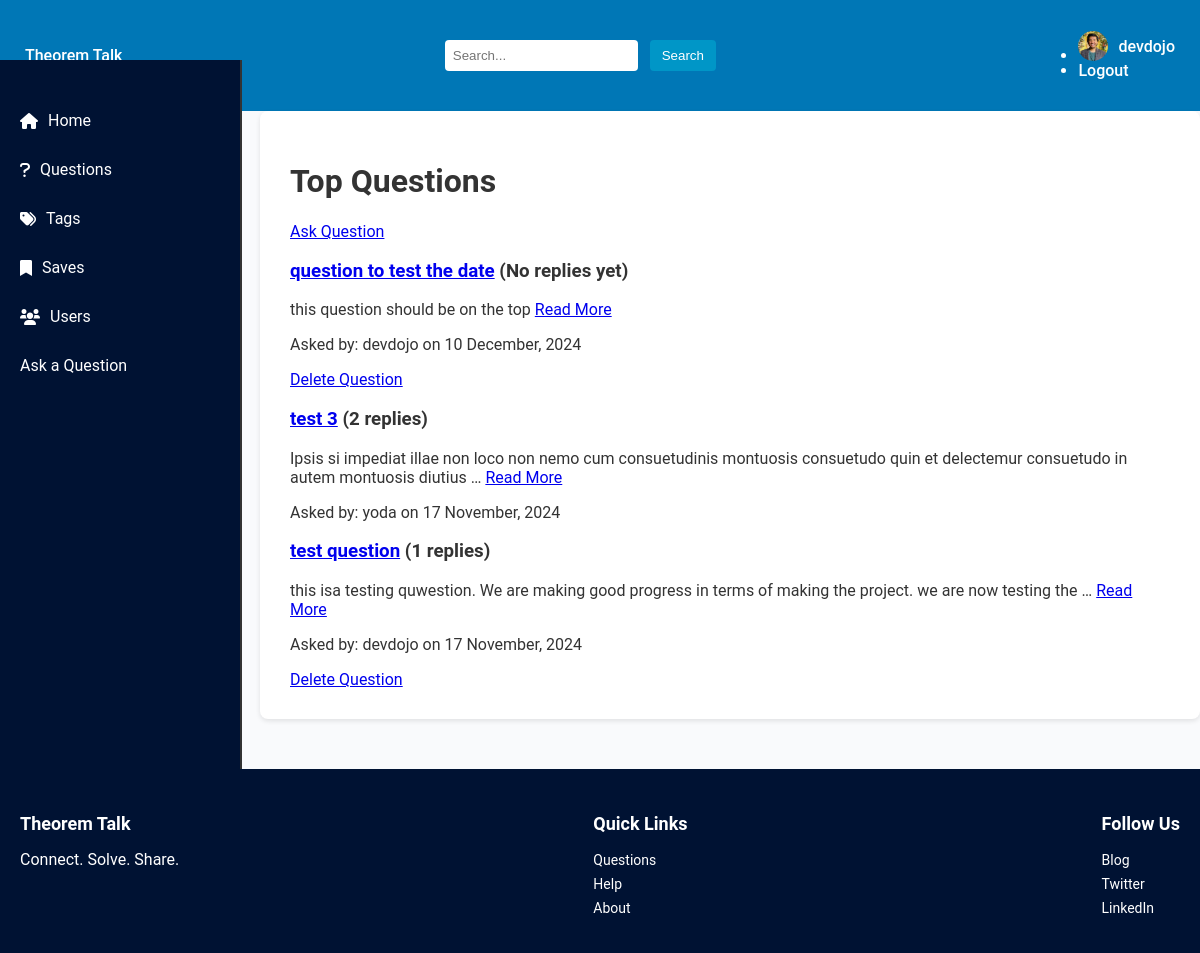
Screenshot of /questions/ (signed in) with the database file from the repository.
### user/models.py (models this page shows, shortened)
class Profile(models.Model):
  user = models.OneToOneField(User, on_delete=models.CASCADE)
  bio = models.CharField(max_length=1000, default="")
  email = models.EmailField(default="")
  image = models.ImageField(default="profile_pic/default.jpg", upload_to="profile_pic")

### base/models.py (models this page shows, shortened)
class Question(models.Model):
  user = models.ForeignKey(User, on_delete=models.CASCADE)
  title = models.CharField(max_length=1000)
  content = models.TextField(null=True, blank=True)
  date_created = models.DateTimeField(default=timezone.now)
  class Meta:
    ordering = ['-date_created']

### base/views.py (the view)
# urls.py: path('questions/', views.QuestionListView.as_view(), name="question_list"),
class QuestionListView(ListView):
    model = Question
    template_name = 'template/base/question_list.html'
    context_object_name = 'questions'
    def get_queryset(self):
        return Question.objects.annotate(num_replies=Count('replies')).order_by('-date_created')

### base/templates/base/question_list.html
{% extends 'base.html' %}
{% block content %}
<div class="container">
  <h1>Top Questions</h1>
  {% if user.is_authenticated %}
    <a href="{% url 'base:question_create' %}" class="btn">Ask Question</a>
  {% else %}
    <a href="{% url 'login' %}" class="btn">Log In to Ask</a>
  {% endif %}
  <div class="list-question">
    {% for question in questions %}
      <div class="question-item">
        <h3>
          <a href="{% url 'base:question_detail' question.id %}">{{ question.title }}</a>
          {% if question.num_replies > 0 %}
            <span class="reply-count">({{ question.num_replies }} replies)</span>
          {% else %}
            <span class="reply-count">(No replies yet)</span>
          {% endif %}
        </h3>
        <p>
          {% if question.content %}
            {{ question.content|truncatewords:20 }}
          {% else %}
            No description provided.
          {% endif %}
          <a href="{% url 'base:question_detail' question.id %}">Read More</a>
        </p>
        <p>Asked by: {{ question.user.username }} on {{ question.date_created|date:"j F, Y" }}</p>
      </div>
        <div class="delete-question">
          {% if question.user == user %}
              <a href="{% url 'base:question_delete' question.pk %}" class="btn btn-danger">Delete Question</a>
          {% endif %}
      </div>
    {% empty %}
      <p>No questions available yet.</p>
    {% endfor %}
  </div>
</div>
{% endblock %}

### templates/base.html (shortened to what this page needs)
{% load static %}
<!DOCTYPE html>
<html lang="en">
  <head>
    <link rel="stylesheet" href="{% static 'css/base.css' %}">
    <link rel="stylesheet" href="https://cdnjs.cloudflare.com/ajax/libs/font-awesome/6.0.0-beta3/css/all.min.css">
  </head>
  <body>
    <nav class="navbar">
      <a href="/" class="navbar-brand">Theorem Talk</a>
      <div class="navbar-search">
        <input type="text" placeholder="Search..." />
        <button type="submit">Search</button>
      </div>
      <ul class="navbar-nav">
        {% if user.is_authenticated %}
          <li>
            <a href="{% url 'profile' %}">
              <img src="{{ user.profile.image.url }}" alt="Profile" class="profile-pic">
              {{ user.username }}
            </a>
          </li>
          <li><a href="{% url 'logout' %}">Logout</a></li>
        {% else %}
          <li><a href="{% url 'login' %}">Login</a> / <a href="{% url 'register' %}">Sign Up</a></li>
        {% endif %}
      </ul>
    </nav>
    <aside class="sidebar">
      <ul>
        <li><a href="/"><i class="fas fa-home"></i> Home</a></li>
        <li><a href="{% url 'base:question_list' %}"><i class="fas fa-question"></i> Questions</a></li>
        <li><a href="#"><i class="fas fa-tags"></i> Tags</a></li>
        <li><a href="#"><i class="fas fa-bookmark"></i> Saves</a></li>
        <li><a href="{% url 'list_users' %}"><i class="fas fa-users"></i> Users</a></li>
        <li><a href="{% url 'base:question_create' %}" class="btn btn-primary">Ask a Question</a></li>
      </ul>
    </aside>
    <main class="main-content">
      {% block content %}{% endblock %}
    </main>
    <footer class="footer">
      <div>
        <h4>Theorem Talk</h4>
        <p>Connect. Solve. Share.</p>
      </div>
      <div>
        <h4>Quick Links</h4>
        <ul>
          <li><a href="#">Questions</a></li>
          <li><a href="#">Help</a></li>
          <li><a href="#">About</a></li>
        </ul>
      </div>
      <div>
        <h4>Follow Us</h4>
        <ul>
          <li><a href="#">Blog</a></li>
          <li><a href="#">Twitter</a></li>
          <li><a href="#">LinkedIn</a></li>
        </ul>
      </div>
    </footer>
  </body>
</html>

### static/css/base.css (style rules this page uses)
body { margin: 0; font-family: 'Roboto', Arial, sans-serif; background-color: #f9fafc; color: #333; }
.navbar { display: flex; justify-content: space-between; align-items: center; padding: 15px 25px; background-color: #0077b6; color: #ffffff; }
.navbar a { text-decoration: none; color: white; font-weight: 500; display: flex; align-items: center; }
.navbar a img { width: 30px; height: 30px; border-radius: 50%; margin-right: 10px; }
.navbar-search input { padding: 8px; border: none; border-radius: 4px; }
.navbar-search button { background-color: #0096c7; color: #ffffff; border: none; padding: 8px 12px; margin-left: 8px; cursor: pointer; border-radius: 4px; transition: background-color 0.3s; }
.sidebar { width: 240px; position: fixed; top: 60px; left: 0; background-color: #001233; height: 100vh; padding-top: 20px; border-right: 2px solid #333; }
.sidebar ul { list-style: none; padding: 0; }
.sidebar ul li a { display: flex; align-items: center; padding: 15px 20px; color: white; text-decoration: none; transition: background 0.3s; font-size: 16px; }
.sidebar ul li a i { margin-right: 10px; }
.main-content { margin-left: 260px; padding: 30px; max-width: 900px; background-color: #fff; border-radius: 8px; box-shadow: 0 2px 5px rgba(0, 0, 0, 0.1); }
.footer { display: flex; justify-content: space-between; padding: 20px; background-color: #001233; color: white; position: relative; margin-top: 50px; }
.footer h4 { font-size: 18px; margin-bottom: 10px; }
.footer ul { list-style: none; padding: 0; }
.footer ul li { margin-bottom: 5px; }
.footer ul li a { text-decoration: none; color: white; font-size: 14px; }

### rows the page displays
Question: title "question to test the date", shows "(No replies yet)", content "this question should be on the top", user.username "devdojo", date_created "10 December, 2024", shows "Delete Question"
Question: title "test 3", num_replies "2", content "Ipsis si impediat illae non loco non nemo cum consuetudinis montuosis consuetudo quin et delectemur consuetudo in autem montuosis diutius …", user.username "yoda", date_created "17 November, 2024"
Question: title "test question", num_replies "1", content "this isa testing quwestion. We are making good progress in terms of making the project. we are now testing the …", user.username "devdojo", date_created "17 November, 2024", shows "Delete Question"

### other values shown
{{ user.username }} "devdojo"
